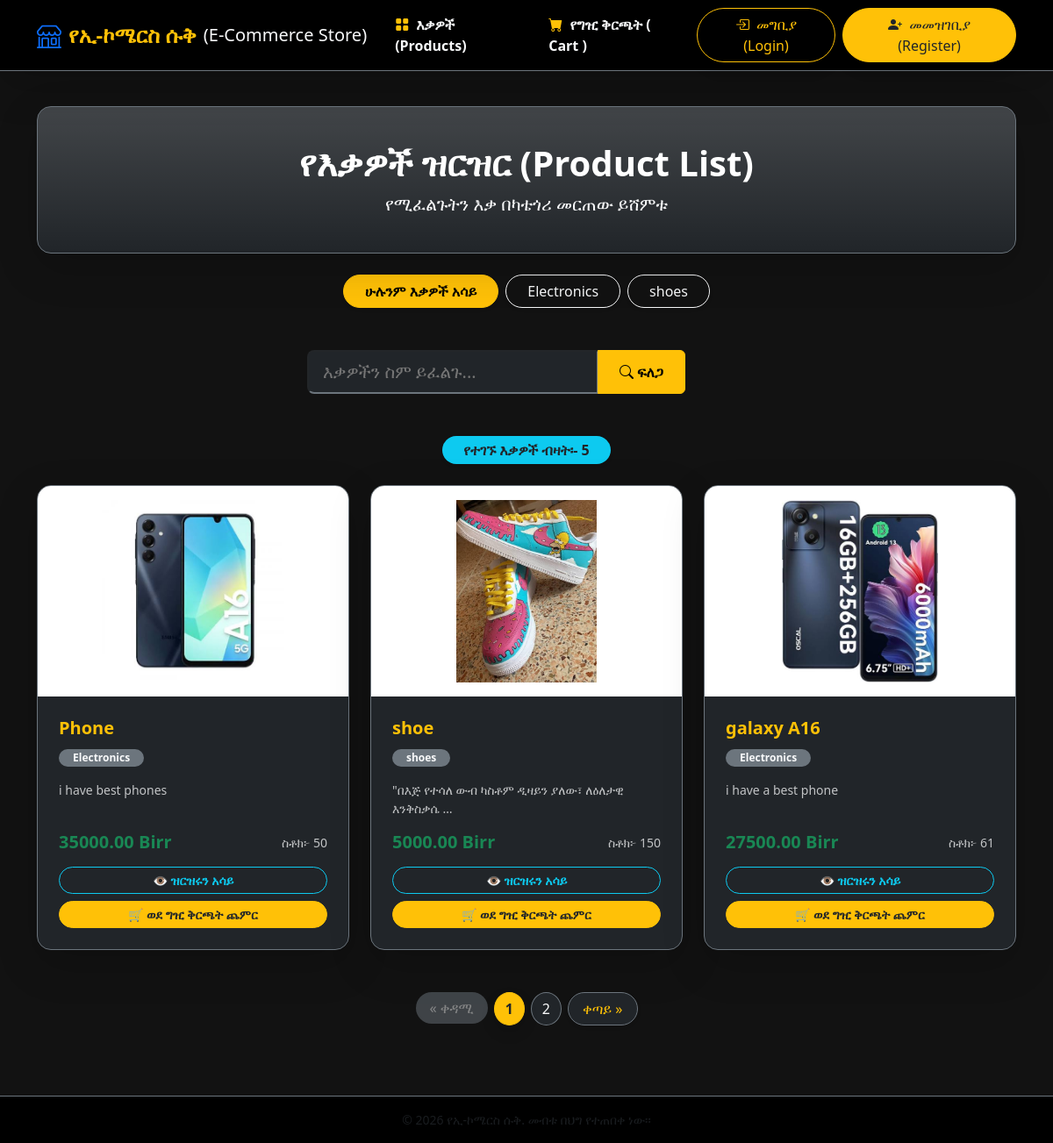
The page / on the database its author committed.
### store/models.py (models this page shows, shortened)
class Category(models.Model):
    name = models.CharField(max_length=100)
    class Meta:
        verbose_name_plural = "Categories"

class Product(models.Model):
    category = models.ForeignKey(Category, on_delete=models.CASCADE, null=True ,blank=True)
    name = models.CharField(max_length=100)
    description = models.TextField()
    price = models.DecimalField(max_digits=10, decimal_places=2)
    stock = models.PositiveIntegerField()
    image = models.ImageField(upload_to='products/', null=True, blank=True)
    created_at = models.DateTimeField(auto_now_add=True)
    updated_at = models.DateTimeField(auto_now=True)

### store/views.py (the view)
# urls.py: path('',views.product_list , name="product_list"),
def product_list(request):
    category_id = request.GET.get('category')
    search_query = request.GET.get('search')
    categories = Category.objects.all()
    products = Product.objects.all()
    if category_id:
        products = Product.objects.filter(category_id=category_id)
        selected_category = int(category_id)
    else:
        selected_category = None
    if search_query:
        products = products.filter(Q(name__icontains=search_query) | Q(description__icontains=search_query))
    product_count = products.count()
    paginator = Paginator(products, 3)
    page_number = request.GET.get('page')
    page_obj = paginator.get_page(page_number)
    return render (request, 'store/product_list.html' , {
        'products': page_obj,
        'categories': categories,
        'product_count': product_count,
        'selected_category': selected_category,
        'search_query': search_query
    })

### store/templates/store/product_list.html (shortened to what this page needs)
{% extends 'store/base.html' %}
{% block content %}
    <div class="container py-3">
        <div class="card bg-gradient text-white border-secondary  my-4 p-4 bg-dark  rounded-4 shadow-lg text-center">
            <div class="card-body">
                <h1 class="display-6 fw-bold text-white mb-2"> የእቃዎች ዝርዝር (Product List) </h1>
                <p class="lead text-light mb-0 "> የሚፈልጉትን እቃ በካቴጎሪ መርጠው ይሸምቱ </p>
            </div>
        </div>
        <div class="mb-4">
            <div class="d-flex justify-content-center flex-wrap gap-2">
                <a href="{% url 'product_list' %}"
                class="btn {% if not selected_category %} btn-warning fw-bold {% else%} btn-outline-warning {% endif %} rounded-pill px-4 shadow-sm">
                 ሁሉንም እቃዎች አሳይ </a>
                {% for category in categories %}
                    <a href="{% url 'product_list' %}?category={{ category.id }}"
                        class="btn {% if selected_category == category.id|stringformat:'s' %} btn-warning fw-bold {% else %} btn-outline-light {% endif %} rounded-pill px-4 shadow-sm">
                         {{ category.name }} </a>
                {% endfor %}
            </div>
        </div>
        <div class="row justify-content-center mb-4">
            <div class="col-12 col-md-8 col-lg-6 ">
                <form method="GET" action="{% url 'product_list' %}" class="my-4 d-flex justify-content-center">
                    <div class="input-group " style="max-width: 500px; width: 100%;">
                        <input type="text"
                                name="search"
                                class="from-control form-control-lg bg-dark  text-light border-secondary px-3 py-2"
                                placeholder="እቃዎችን ስም ይፈልጉ..."
                                value="{{ search_query | default:'' }}">
                        <button class="btn btn-warning px-4 d-flex align-items-center gap-1 fw-bold" type="submit">
                            <i class="bi bi-search"></i> ፍለጋ
                        </button>
                    </div>
                </form>
            </div>
        </div>
        <div class="text-center mb-4">
            <span class="badge bg-info text-dark fs-6  px-4 py-2 rounded-pill shadow-sm">
                የተገኙ እቃዎች ብዛት፡- {{ product_count}}</span>
        </div>
        <div class="row g-4">
            {% for product in products %}
            <div class="col-12 col-md-6 col-lg-4">
                <div class="card h-100 bg-dark text-light border-secondary shadow-lg rounded-4 overflow-hidden d-flex flex-column">
                    {% if product.image %}
                    <div class="bg-white p-3 text-center d-flex align-items-center justify-content-center" style="height: 240px;">
                        <img src="{{ product.image.url }}" class="img-fluid" style="max-height: 100%; object-fit: contain;" alt="{{ product.name }}">
                    </div>
                    {% else %}
                    <div class="bg-secondary p-3 text-center d-flex align-items-center justify-content-center text-light" style="height: 240px;">
                        <span>ምስል የለውም</span>
                    </div>
                    {% endif %}
                    <div class="card-body d-flex flex-column justify-content-between p-4">
                        <div>
                            <h5 class="card-title text-warning fw-bold text-truncate mb-2">
                                <a href="{% url 'product_detail' product.pk %}" class="text-decoration-none text-warning">
                                    {{ product.name }}
                                </a>
                            </h5>
                            {% if product.category %}
                                <span class="badge bg-secondary text-light mb-3 px-3 py-1 rounded-pill">{{ product.category.name }}</span>
                            {% endif %}
                            <p class="card-text text-light opacity-75 small mb-3">
                                {{ product.description|truncatewords:8 }}
                            </p>
                        </div>
                        <div>
                            <div class="d-flex justify-content-between align-items-center mb-3">
                                <h5 class="text-success fw-bold mb-0">{{ product.price }} Birr</h5>
                                <small class="text-light opacity-75">ስቶክ፦ {{ product.stock }}</small>
                            </div>
                            <div class="d-grid gap-2">
                                <a href="{% url 'product_detail' product.pk %}" class="btn btn-outline-info rounded-pill fw-bold btn-sm">
                                    👁️ ዝርዝሩን አሳይ
                                </a>
                                <a href="{% url 'add_to_cart' product.id %}" class="btn btn-warning rounded-pill fw-bold btn-sm text-dark">
                                    🛒 ወደ ግዢ ቅርጫት ጨምር
                                </a>
                            </div>
                        </div>
                    </div>
                </div>
            </div>
            {% empty %}
            <div class="col-12 text-center py-5">
                <h4 class="text-muted">ምንም አይነት እቃ አልተገኘም።</h4>
            </div>
            {% endfor %}
        </div>
            {% if products.has_other_pages %}
            <nav aria-label="Product Pagination" class="mt-5">
                <ul class="pagination justify-content-center flex-wrap gap-2">
                    {% if products.has_previous %}
                        <li class="page-item">
                            <a class="page-link rounded-pill px-3 bg-dark text-warning border-secondary shadow-sm"
                            href="?page={{ products.previous_page_number }}{% if search_query %}&search={{ search_query }}{% endif %}{% if selected_category %}&category={{ selected_category }}{% endif %}">
                                &laquo; ቀዳሚ
                            </a>
                        </li>
                    {% else %}
                        <li class="page-item disabled">
                            <span class="page-link rounded-pill px-3 bg-secondary text-light border-0 opacity-50">&laquo; ቀዳሚ</span>
                        </li>
                    {% endif %}
                    {% for num in products.paginator.page_range %}
                        {% if products.number == num %}
                            <li class="page-item active">
                                <span class="page-link rounded-circle fw-bold bg-warning text-dark border-warning shadow">{{ num }}</span>
                            </li>
                        {% elif num > products.number|add:'-3' and num < products.number|add:'3' %}
                            <li class="page-item">
                                <a class="page-link rounded-circle bg-dark text-light border-secondary"
                                href="?page={{ num }}{% if search_query %}&search={{ search_query }}{% endif %}{% if selected_category %}&category={{ selected_category }}{% endif %}">
                                    {{ num }}
                                </a>
                            </li>
                        {% endif %}
                    {% endfor %}
                    {% if products.has_next %}
                        <li class="page-item">
                            <a class="page-link rounded-pill px-3 bg-dark text-warning border-secondary shadow-sm"
                            href="?page={{ products.next_page_number }}{% if search_query %}&search={{ search_query }}{% endif %}{% if selected_category %}&category={{ selected_category }}{% endif %}">
                                ቀጣይ &raquo;
                            </a>
                        </li>
                    {% else %}
                        <li class="page-item disabled">
                            <span class="page-link rounded-pill px-3 bg-secondary text-light border-0 opacity-50">ቀጣይ &raquo;</span>
                        </li>
                    {% endif %}
                </ul>
            </nav>
            {% endif %}
        </div>
{% endblock content %}

### store/templates/store/base.html (style rules this page uses)
body { background-color: #121212; color: #e0e0e0; min-height: 100vh; display: flex; flex-direction: column; }

### rows shown on the page
Category: name "Electronics"
Category: name "shoes"
Product: image (picture), name "Phone", category.name "Electronics", description "i have best phones", price "35000.00", stock "50"
Product: image (picture), name "shoe", category.name "shoes", description "\"በእጅ የተሳለ ውብ ካስቶም ዲዛይን ያለው፣ ለዕለታዊ እንቅስቃሴ …", price "5000.00", stock "150"
Product: image (picture), name "galaxy A16", category.name "Electronics", description "i have a best phone", price "27500.00", stock "61"

### other values the page prints
{{ product_count }} "5"
{{ num }} "1"
{{ num }} "2"
